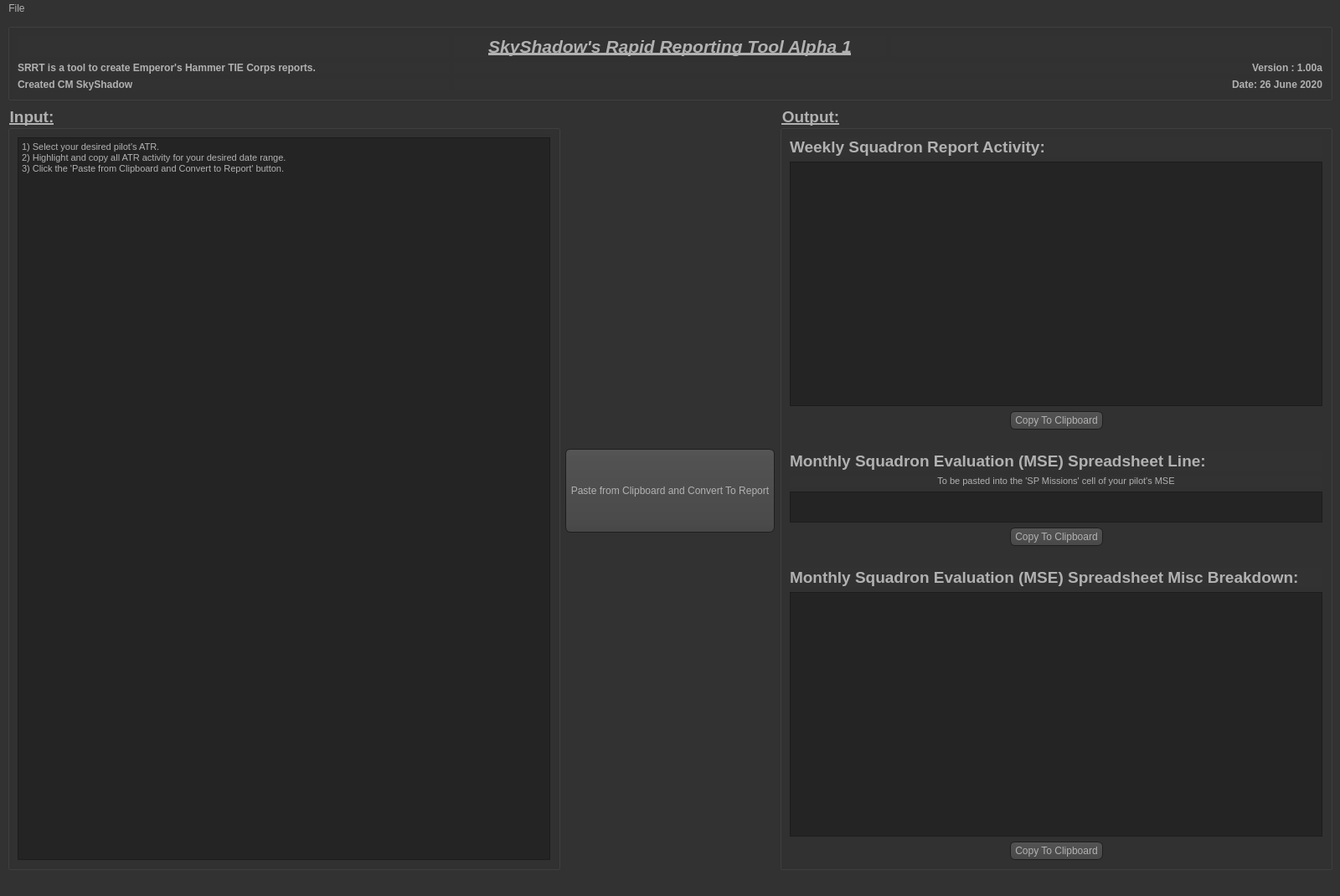
<?xml version="1.0" encoding="UTF-8"?>
<ui version="4.0">
 <class>MainWindow</class>
 <widget class="QMainWindow" name="MainWindow">
  <property name="geometry">
   <rect>
    <x>0</x>
    <y>0</y>
    <width>1600</width>
    <height>1070</height>
   </rect>
  </property>
  <property name="windowTitle">
   <string>SkyShadow's Rapid Reporting Tool</string>
  </property>
  <property name="windowIcon">
   <iconset resource="resource.qrc">
    <normaloff>:/icons/icon.png</normaloff>:/icons/icon.png</iconset>
  </property>
  <property name="styleSheet">
   <string notr="true">QToolTip
{
     border: 1px solid black;
     background-color: #ffa02f;
     padding: 1px;
     border-radius: 3px;
     opacity: 100;
}

QWidget
{
    color: #b1b1b1;
    background-color: #323232;
}

QWidget:item:hover
{
    background-color: QLinearGradient( x1: 0, y1: 0, x2: 0, y2: 1, stop: 0 #ffa02f, stop: 1 #ca0619);
    color: #000000;
}

QWidget:item:selected
{
    background-color: QLinearGradient( x1: 0, y1: 0, x2: 0, y2: 1, stop: 0 #ffa02f, stop: 1 #d7801a);
}

QMenuBar::item
{
    background: transparent;
}

QMenuBar::item:selected
{
    background: transparent;
    border: 1px solid #ffaa00;
}

QMenuBar::item:pressed
{
    background: #444;
    border: 1px solid #000;
    background-color: QLinearGradient(
        x1:0, y1:0,
        x2:0, y2:1,
        stop:1 #212121,
        stop:0.4 #343434/*,
        stop:0.2 #343434,
        stop:0.1 #ffaa00*/
    );
    margin-bottom:-1px;
    padding-bottom:1px;
}

QMenu
{
    border: 1px solid #000;
}

QMenu::item
{
    padding: 2px 20px 2px 20px;
}

QMenu::item:selected
{
    color: #000000;
}

QWidget:disabled
{
    color: #404040;
    background-color: #323232;
}

QAbstractItemView
{
    background-color: QLinearGradient( x1: 0, y1: 0, x2: 0, y2: 1, stop: 0 #4d4d4d, stop: 0.1 #646464, stop: 1 #5d5d5d);
}

QWidget:focus
{
    /*border: 2px solid QLinearGradient( x1: 0, y1: 0, x2: 0, y2: 1, stop: 0 #ffa02f, stop: 1 #d7801a);*/
}

QLineEdit
{
    background-color: QLinearGradient( x1: 0, y1: 0, x2: 0, y2: 1, stop: 0 #4d4d4d, stop: 0 #646464, stop: 1 #5d5d5d);
    padding: 1px;
    border-style: solid;
    border: 1px solid #1e1e1e;
    border-radius: 5;
}

QPushButton
{
    color: #b1b1b1;
    background-color: QLinearGradient( x1: 0, y1: 0, x2: 0, y2: 1, stop: 0 #565656, stop: 0.1 #525252, stop: 0.5 #4e4e4e, stop: 0.9 #4a4a4a, stop: 1 #464646);
    border-width: 1px;
    border-color: #1e1e1e;
    border-style: solid;
    border-radius: 6;
    padding: 3px;
    font-size: 12px;
    padding-left: 5px;
    padding-right: 5px;
}

QPushButton:pressed
{
    background-color: QLinearGradient( x1: 0, y1: 0, x2: 0, y2: 1, stop: 0 #2d2d2d, stop: 0.1 #2b2b2b, stop: 0.5 #292929, stop: 0.9 #282828, stop: 1 #252525);
}

QComboBox
{
    selection-background-color: #ffaa00;
    background-color: QLinearGradient( x1: 0, y1: 0, x2: 0, y2: 1, stop: 0 #565656, stop: 0.1 #525252, stop: 0.5 #4e4e4e, stop: 0.9 #4a4a4a, stop: 1 #464646);
    border-style: solid;
    border: 1px solid #1e1e1e;
    border-radius: 5;
}

QComboBox:hover,QPushButton:hover
{
    border: 2px solid QLinearGradient( x1: 0, y1: 0, x2: 0, y2: 1, stop: 0 #ffa02f, stop: 1 #d7801a);
}


QComboBox:on
{
    padding-top: 3px;
    padding-left: 4px;
    background-color: QLinearGradient( x1: 0, y1: 0, x2: 0, y2: 1, stop: 0 #2d2d2d, stop: 0.1 #2b2b2b, stop: 0.5 #292929, stop: 0.9 #282828, stop: 1 #252525);
    selection-background-color: #ffaa00;
}

QComboBox QAbstractItemView
{
    border: 2px solid darkgray;
    selection-background-color: QLinearGradient( x1: 0, y1: 0, x2: 0, y2: 1, stop: 0 #ffa02f, stop: 1 #d7801a);
}

QComboBox::drop-down
{
     subcontrol-origin: padding;
     subcontrol-position: top right;
     width: 15px;

     border-left-width: 0px;
     border-left-color: darkgray;
     border-left-style: solid; /* just a single line */
     border-top-right-radius: 3px; /* same radius as the QComboBox */
     border-bottom-right-radius: 3px;
 }

QComboBox::down-arrow
{
     image: url(:/down_arrow.png);
}

QGroupBox:focus
{
border: 2px solid QLinearGradient( x1: 0, y1: 0, x2: 0, y2: 1, stop: 0 #ffa02f, stop: 1 #d7801a);
}

QTextEdit:focus
{
    border: 2px solid QLinearGradient( x1: 0, y1: 0, x2: 0, y2: 1, stop: 0 #ffa02f, stop: 1 #d7801a);
}

QScrollBar:horizontal {
     border: 1px solid #222222;
     background: QLinearGradient( x1: 0, y1: 0, x2: 0, y2: 1, stop: 0.0 #121212, stop: 0.2 #282828, stop: 1 #484848);
     height: 7px;
     margin: 0px 16px 0 16px;
}

QScrollBar::handle:horizontal
{
      background: QLinearGradient( x1: 0, y1: 0, x2: 1, y2: 0, stop: 0 #ffa02f, stop: 0.5 #d7801a, stop: 1 #ffa02f);
      min-height: 20px;
      border-radius: 2px;
}

QScrollBar::add-line:horizontal {
      border: 1px solid #1b1b19;
      border-radius: 2px;
      background: QLinearGradient( x1: 0, y1: 0, x2: 1, y2: 0, stop: 0 #ffa02f, stop: 1 #d7801a);
      width: 14px;
      subcontrol-position: right;
      subcontrol-origin: margin;
}

QScrollBar::sub-line:horizontal {
      border: 1px solid #1b1b19;
      border-radius: 2px;
      background: QLinearGradient( x1: 0, y1: 0, x2: 1, y2: 0, stop: 0 #ffa02f, stop: 1 #d7801a);
      width: 14px;
     subcontrol-position: left;
     subcontrol-origin: margin;
}

QScrollBar::right-arrow:horizontal, QScrollBar::left-arrow:horizontal
{
      border: 1px solid black;
      width: 1px;
      height: 1px;
      background: white;
}

QScrollBar::add-page:horizontal, QScrollBar::sub-page:horizontal
{
      background: none;
}

QScrollBar:vertical
{
      background: QLinearGradient( x1: 0, y1: 0, x2: 1, y2: 0, stop: 0.0 #121212, stop: 0.2 #282828, stop: 1 #484848);
      width: 7px;
      margin: 16px 0 16px 0;
      border: 1px solid #222222;
}

QScrollBar::handle:vertical
{
      background: QLinearGradient( x1: 0, y1: 0, x2: 0, y2: 1, stop: 0 #ffa02f, stop: 0.5 #d7801a, stop: 1 #ffa02f);
      min-height: 20px;
      border-radius: 2px;
}

QScrollBar::add-line:vertical
{
      border: 1px solid #1b1b19;
      border-radius: 2px;
      background: QLinearGradient( x1: 0, y1: 0, x2: 0, y2: 1, stop: 0 #ffa02f, stop: 1 #d7801a);
      height: 14px;
      subcontrol-position: bottom;
      subcontrol-origin: margin;
}

QScrollBar::sub-line:vertical
{
      border: 1px solid #1b1b19;
      border-radius: 2px;
      background: QLinearGradient( x1: 0, y1: 0, x2: 0, y2: 1, stop: 0 #d7801a, stop: 1 #ffa02f);
      height: 14px;
      subcontrol-position: top;
      subcontrol-origin: margin;
}

QScrollBar::up-arrow:vertical, QScrollBar::down-arrow:vertical
{
      border: 1px solid black;
      width: 1px;
      height: 1px;
      background: white;
}


QScrollBar::add-page:vertical, QScrollBar::sub-page:vertical
{
      background: none;
}

QTextEdit
{
    background-color: #242424;
}

QPlainTextEdit
{
    background-color: #242424;
}

QHeaderView::section
{
    background-color: QLinearGradient(x1:0, y1:0, x2:0, y2:1, stop:0 #616161, stop: 0.5 #505050, stop: 0.6 #434343, stop:1 #656565);
    color: white;
    padding-left: 4px;
    border: 1px solid #6c6c6c;
}

QCheckBox:disabled
{
color: #414141;
}

QDockWidget::title
{
    text-align: center;
    spacing: 3px; /* spacing between items in the tool bar */
    background-color: QLinearGradient(x1:0, y1:0, x2:0, y2:1, stop:0 #323232, stop: 0.5 #242424, stop:1 #323232);
}

QDockWidget::close-button, QDockWidget::float-button
{
    text-align: center;
    spacing: 1px; /* spacing between items in the tool bar */
    background-color: QLinearGradient(x1:0, y1:0, x2:0, y2:1, stop:0 #323232, stop: 0.5 #242424, stop:1 #323232);
}

QDockWidget::close-button:hover, QDockWidget::float-button:hover
{
    background: #242424;
}

QDockWidget::close-button:pressed, QDockWidget::float-button:pressed
{
    padding: 1px -1px -1px 1px;
}

QMainWindow::separator
{
    background-color: QLinearGradient(x1:0, y1:0, x2:0, y2:1, stop:0 #161616, stop: 0.5 #151515, stop: 0.6 #212121, stop:1 #343434);
    color: white;
    padding-left: 4px;
    border: 1px solid #4c4c4c;
    spacing: 3px; /* spacing between items in the tool bar */
}

QMainWindow::separator:hover
{

    background-color: QLinearGradient(x1:0, y1:0, x2:0, y2:1, stop:0 #d7801a, stop:0.5 #b56c17 stop:1 #ffa02f);
    color: white;
    padding-left: 4px;
    border: 1px solid #6c6c6c;
    spacing: 3px; /* spacing between items in the tool bar */
}

QToolBar::handle
{
     spacing: 3px; /* spacing between items in the tool bar */
     background: url(:/images/handle.png);
}

QMenu::separator
{
    height: 2px;
    background-color: QLinearGradient(x1:0, y1:0, x2:0, y2:1, stop:0 #161616, stop: 0.5 #151515, stop: 0.6 #212121, stop:1 #343434);
    color: white;
    padding-left: 4px;
    margin-left: 10px;
    margin-right: 5px;
}

QProgressBar
{
    border: 2px solid grey;
    border-radius: 5px;
    text-align: center;
}

QProgressBar::chunk
{
    background-color: #d7801a;
    width: 2.15px;
    margin: 0.5px;
}

QTabBar::tab {
    color: #b1b1b1;
    border: 1px solid #444;
    border-bottom-style: none;
    background-color: #323232;
    padding-left: 10px;
    padding-right: 10px;
    padding-top: 3px;
    padding-bottom: 2px;
    margin-right: -1px;
}

QTabWidget::pane {
    border: 1px solid #444;
    top: 1px;
}

QTabBar::tab:last
{
    margin-right: 0; /* the last selected tab has nothing to overlap with on the right */
    border-top-right-radius: 3px;
}

QTabBar::tab:first:!selected
{
 margin-left: 0px; /* the last selected tab has nothing to overlap with on the right */


    border-top-left-radius: 3px;
}

QTabBar::tab:!selected
{
    color: #b1b1b1;
    border-bottom-style: solid;
    margin-top: 3px;
    background-color: QLinearGradient(x1:0, y1:0, x2:0, y2:1, stop:1 #212121, stop:.4 #343434);
}

QTabBar::tab:selected
{
    border-top-left-radius: 3px;
    border-top-right-radius: 3px;
    margin-bottom: 0px;
}

QTabBar::tab:!selected:hover
{
    /*border-top: 2px solid #ffaa00;
    padding-bottom: 3px;*/
    border-top-left-radius: 3px;
    border-top-right-radius: 3px;
    background-color: QLinearGradient(x1:0, y1:0, x2:0, y2:1, stop:1 #212121, stop:0.4 #343434, stop:0.2 #343434, stop:0.1 #ffaa00);
}

QRadioButton::indicator:checked, QRadioButton::indicator:unchecked{
    color: #b1b1b1;
    background-color: #323232;
    border: 1px solid #b1b1b1;
    border-radius: 6px;
}

QRadioButton::indicator:checked
{
    background-color: qradialgradient(
        cx: 0.5, cy: 0.5,
        fx: 0.5, fy: 0.5,
        radius: 1.0,
        stop: 0.25 #ffaa00,
        stop: 0.3 #323232
    );
}

QCheckBox::indicator{
    color: #b1b1b1;
    background-color: #323232;
    border: 1px solid #b1b1b1;
    width: 9px;
    height: 9px;
}

QRadioButton::indicator
{
    border-radius: 6px;
}

QRadioButton::indicator:hover, QCheckBox::indicator:hover
{
    border: 1px solid #ffaa00;
}

QCheckBox::indicator:checked
{
    image:url(:/images/checkbox.png);
}

QCheckBox::indicator:disabled, QRadioButton::indicator:disabled
{
    border: 1px solid #444;
}</string>
  </property>
  <widget class="QWidget" name="centralwidget">
   <layout class="QGridLayout" name="gridLayout_4">
    <item row="2" column="1">
     <widget class="QPushButton" name="btnConvert">
      <property name="minimumSize">
       <size>
        <width>150</width>
        <height>100</height>
       </size>
      </property>
      <property name="font">
       <font>
        <pointsize>-1</pointsize>
       </font>
      </property>
      <property name="text">
       <string>Paste from Clipboard and Convert To Report</string>
      </property>
     </widget>
    </item>
    <item row="0" column="0" colspan="3">
     <widget class="QGroupBox" name="groupBox_3">
      <property name="title">
       <string/>
      </property>
      <layout class="QGridLayout" name="gridLayout_3">
       <item row="3" column="0">
        <widget class="QLabel" name="label_2">
         <property name="maximumSize">
          <size>
           <width>16777215</width>
           <height>25</height>
          </size>
         </property>
         <property name="font">
          <font>
           <pointsize>9</pointsize>
           <weight>75</weight>
           <bold>true</bold>
          </font>
         </property>
         <property name="text">
          <string>SRRT is a tool to create Emperor's Hammer TIE Corps reports.</string>
         </property>
        </widget>
       </item>
       <item row="4" column="0">
        <widget class="QLabel" name="label_6">
         <property name="maximumSize">
          <size>
           <width>16777215</width>
           <height>25</height>
          </size>
         </property>
         <property name="font">
          <font>
           <pointsize>9</pointsize>
           <weight>75</weight>
           <bold>true</bold>
          </font>
         </property>
         <property name="text">
          <string>Created CM SkyShadow</string>
         </property>
        </widget>
       </item>
       <item row="0" column="1">
        <widget class="QLabel" name="label">
         <property name="maximumSize">
          <size>
           <width>16777215</width>
           <height>35</height>
          </size>
         </property>
         <property name="font">
          <font>
           <family>Arial</family>
           <pointsize>16</pointsize>
           <weight>75</weight>
           <italic>true</italic>
           <bold>true</bold>
           <underline>true</underline>
          </font>
         </property>
         <property name="text">
          <string>SkyShadow's Rapid Reporting Tool Alpha 1</string>
         </property>
         <property name="alignment">
          <set>Qt::AlignCenter</set>
         </property>
        </widget>
       </item>
       <item row="0" column="0">
        <widget class="QLabel" name="label_10">
         <property name="text">
          <string/>
         </property>
         <property name="pixmap">
          <pixmap resource="resource.qrc">:/icons/tclogo.png</pixmap>
         </property>
        </widget>
       </item>
       <item row="3" column="1" colspan="2">
        <widget class="QLabel" name="label_7">
         <property name="maximumSize">
          <size>
           <width>16777215</width>
           <height>25</height>
          </size>
         </property>
         <property name="font">
          <font>
           <pointsize>9</pointsize>
           <weight>75</weight>
           <bold>true</bold>
          </font>
         </property>
         <property name="text">
          <string>Version : 1.00a</string>
         </property>
         <property name="alignment">
          <set>Qt::AlignRight|Qt::AlignTrailing|Qt::AlignVCenter</set>
         </property>
        </widget>
       </item>
       <item row="4" column="1" colspan="2">
        <widget class="QLabel" name="label_8">
         <property name="maximumSize">
          <size>
           <width>16777215</width>
           <height>25</height>
          </size>
         </property>
         <property name="font">
          <font>
           <pointsize>9</pointsize>
           <weight>75</weight>
           <bold>true</bold>
          </font>
         </property>
         <property name="text">
          <string>Date: 26 June 2020</string>
         </property>
         <property name="alignment">
          <set>Qt::AlignRight|Qt::AlignTrailing|Qt::AlignVCenter</set>
         </property>
        </widget>
       </item>
       <item row="0" column="2">
        <widget class="QLabel" name="label_11">
         <property name="maximumSize">
          <size>
           <width>16777215</width>
           <height>137</height>
          </size>
         </property>
         <property name="text">
          <string/>
         </property>
         <property name="pixmap">
          <pixmap resource="resource.qrc">:/icons/eh.png</pixmap>
         </property>
         <property name="alignment">
          <set>Qt::AlignRight|Qt::AlignTrailing|Qt::AlignVCenter</set>
         </property>
        </widget>
       </item>
      </layout>
     </widget>
    </item>
    <item row="1" column="1">
     <spacer name="verticalSpacer_2">
      <property name="orientation">
       <enum>Qt::Vertical</enum>
      </property>
      <property name="sizeHint" stdset="0">
       <size>
        <width>20</width>
        <height>40</height>
       </size>
      </property>
     </spacer>
    </item>
    <item row="1" column="2" rowspan="3">
     <widget class="QGroupBox" name="groupBox_2">
      <property name="font">
       <font>
        <family>Arial</family>
        <pointsize>14</pointsize>
        <weight>75</weight>
        <bold>true</bold>
        <underline>true</underline>
       </font>
      </property>
      <property name="title">
       <string>Output:</string>
      </property>
      <layout class="QGridLayout" name="gridLayout_2">
       <item row="3" column="0">
        <spacer name="horizontalSpacer_4">
         <property name="orientation">
          <enum>Qt::Horizontal</enum>
         </property>
         <property name="sizeHint" stdset="0">
          <size>
           <width>40</width>
           <height>20</height>
          </size>
         </property>
        </spacer>
       </item>
       <item row="13" column="1">
        <widget class="QPushButton" name="btnCopyMSEMisc">
         <property name="font">
          <font>
           <pointsize>-1</pointsize>
          </font>
         </property>
         <property name="text">
          <string>Copy To Clipboard</string>
         </property>
        </widget>
       </item>
       <item row="3" column="1">
        <widget class="QPushButton" name="btnCopyWSR">
         <property name="maximumSize">
          <size>
           <width>150</width>
           <height>16777215</height>
          </size>
         </property>
         <property name="font">
          <font>
           <pointsize>-1</pointsize>
          </font>
         </property>
         <property name="text">
          <string>Copy To Clipboard</string>
         </property>
        </widget>
       </item>
       <item row="3" column="2">
        <spacer name="horizontalSpacer_3">
         <property name="orientation">
          <enum>Qt::Horizontal</enum>
         </property>
         <property name="sizeHint" stdset="0">
          <size>
           <width>40</width>
           <height>20</height>
          </size>
         </property>
        </spacer>
       </item>
       <item row="4" column="0" colspan="3">
        <spacer name="horizontalSpacer_2">
         <property name="orientation">
          <enum>Qt::Horizontal</enum>
         </property>
         <property name="sizeHint" stdset="0">
          <size>
           <width>40</width>
           <height>20</height>
          </size>
         </property>
        </spacer>
       </item>
       <item row="1" column="0" colspan="3">
        <widget class="QTextEdit" name="teOutputWSR">
         <property name="font">
          <font>
           <family>Arial</family>
           <pointsize>8</pointsize>
           <weight>50</weight>
           <bold>false</bold>
           <underline>false</underline>
          </font>
         </property>
         <property name="acceptRichText">
          <bool>false</bool>
         </property>
        </widget>
       </item>
       <item row="12" column="0" colspan="3">
        <widget class="QTextEdit" name="teOutputMSEMisc">
         <property name="font">
          <font>
           <family>Arial</family>
           <pointsize>8</pointsize>
           <weight>50</weight>
           <bold>false</bold>
           <underline>false</underline>
          </font>
         </property>
         <property name="acceptRichText">
          <bool>false</bool>
         </property>
        </widget>
       </item>
       <item row="11" column="0" colspan="3">
        <widget class="QLabel" name="label_5">
         <property name="font">
          <font>
           <family>Arial</family>
           <pointsize>14</pointsize>
           <weight>75</weight>
           <bold>true</bold>
           <underline>false</underline>
          </font>
         </property>
         <property name="text">
          <string>Monthly Squadron Evaluation (MSE) Spreadsheet Misc Breakdown:</string>
         </property>
         <property name="wordWrap">
          <bool>false</bool>
         </property>
        </widget>
       </item>
       <item row="5" column="0" colspan="3">
        <widget class="QLabel" name="label_4">
         <property name="font">
          <font>
           <family>Arial</family>
           <pointsize>14</pointsize>
           <weight>75</weight>
           <bold>true</bold>
           <underline>false</underline>
          </font>
         </property>
         <property name="text">
          <string>Monthly Squadron Evaluation (MSE) Spreadsheet Line:</string>
         </property>
         <property name="wordWrap">
          <bool>true</bool>
         </property>
        </widget>
       </item>
       <item row="10" column="0" colspan="3">
        <spacer name="horizontalSpacer">
         <property name="orientation">
          <enum>Qt::Horizontal</enum>
         </property>
         <property name="sizeHint" stdset="0">
          <size>
           <width>40</width>
           <height>20</height>
          </size>
         </property>
        </spacer>
       </item>
       <item row="0" column="0" colspan="3">
        <widget class="QLabel" name="label_3">
         <property name="font">
          <font>
           <family>Arial</family>
           <pointsize>14</pointsize>
           <weight>75</weight>
           <bold>true</bold>
           <underline>false</underline>
          </font>
         </property>
         <property name="text">
          <string>Weekly Squadron Report Activity:</string>
         </property>
         <property name="wordWrap">
          <bool>false</bool>
         </property>
        </widget>
       </item>
       <item row="8" column="0" colspan="3">
        <widget class="QTextEdit" name="teOutputMSE">
         <property name="maximumSize">
          <size>
           <width>16777215</width>
           <height>37</height>
          </size>
         </property>
         <property name="font">
          <font>
           <family>Arial</family>
           <pointsize>8</pointsize>
           <weight>50</weight>
           <bold>false</bold>
           <underline>false</underline>
          </font>
         </property>
         <property name="acceptRichText">
          <bool>false</bool>
         </property>
        </widget>
       </item>
       <item row="9" column="1">
        <widget class="QPushButton" name="btnCopyMSE">
         <property name="font">
          <font>
           <pointsize>-1</pointsize>
          </font>
         </property>
         <property name="text">
          <string>Copy To Clipboard</string>
         </property>
        </widget>
       </item>
       <item row="6" column="0" colspan="3">
        <widget class="QLabel" name="label_9">
         <property name="font">
          <font>
           <pointsize>8</pointsize>
           <weight>50</weight>
           <bold>false</bold>
           <underline>false</underline>
          </font>
         </property>
         <property name="text">
          <string>To be pasted into the 'SP Missions' cell of your pilot's MSE</string>
         </property>
         <property name="alignment">
          <set>Qt::AlignCenter</set>
         </property>
        </widget>
       </item>
      </layout>
      <zorder>label_4</zorder>
      <zorder>teOutputMSEMisc</zorder>
      <zorder>teOutputMSE</zorder>
      <zorder>btnCopyMSE</zorder>
      <zorder>btnCopyMSEMisc</zorder>
      <zorder>teOutputWSR</zorder>
      <zorder>label_5</zorder>
      <zorder>label_3</zorder>
      <zorder>horizontalSpacer_2</zorder>
      <zorder>horizontalSpacer</zorder>
      <zorder>btnCopyWSR</zorder>
      <zorder>horizontalSpacer_3</zorder>
      <zorder>horizontalSpacer_4</zorder>
      <zorder>label_9</zorder>
     </widget>
    </item>
    <item row="1" column="0" rowspan="3">
     <widget class="QGroupBox" name="groupBox">
      <property name="font">
       <font>
        <family>Arial</family>
        <pointsize>14</pointsize>
        <weight>75</weight>
        <bold>true</bold>
        <underline>true</underline>
       </font>
      </property>
      <property name="title">
       <string>Input:</string>
      </property>
      <layout class="QGridLayout" name="gridLayout">
       <item row="0" column="1">
        <widget class="QTextEdit" name="teInput">
         <property name="font">
          <font>
           <family>Arial</family>
           <pointsize>8</pointsize>
           <weight>50</weight>
           <bold>false</bold>
           <underline>false</underline>
          </font>
         </property>
         <property name="html">
          <string>&lt;!DOCTYPE HTML PUBLIC &quot;-//W3C//DTD HTML 4.0//EN&quot; &quot;http://www.w3.org/TR/REC-html40/strict.dtd&quot;&gt;
&lt;html&gt;&lt;head&gt;&lt;meta name=&quot;qrichtext&quot; content=&quot;1&quot; /&gt;&lt;style type=&quot;text/css&quot;&gt;
p, li { white-space: pre-wrap; }
&lt;/style&gt;&lt;/head&gt;&lt;body style=&quot; font-family:'Arial'; font-size:8pt; font-weight:400; font-style:normal;&quot;&gt;
&lt;p style=&quot; margin-top:0px; margin-bottom:0px; margin-left:0px; margin-right:0px; -qt-block-indent:0; text-indent:0px;&quot;&gt;1) Select your desired pilot's ATR.&lt;/p&gt;
&lt;p style=&quot; margin-top:0px; margin-bottom:0px; margin-left:0px; margin-right:0px; -qt-block-indent:0; text-indent:0px;&quot;&gt;2) Highlight and copy all ATR activity for your desired date range.&lt;/p&gt;
&lt;p style=&quot; margin-top:0px; margin-bottom:0px; margin-left:0px; margin-right:0px; -qt-block-indent:0; text-indent:0px;&quot;&gt;3) Click the 'Paste from Clipboard and Convert to Report' button.&lt;/p&gt;
&lt;p style=&quot;-qt-paragraph-type:empty; margin-top:0px; margin-bottom:0px; margin-left:0px; margin-right:0px; -qt-block-indent:0; text-indent:0px;&quot;&gt;&lt;br /&gt;&lt;/p&gt;&lt;/body&gt;&lt;/html&gt;</string>
         </property>
         <property name="acceptRichText">
          <bool>false</bool>
         </property>
        </widget>
       </item>
      </layout>
     </widget>
    </item>
    <item row="3" column="1">
     <spacer name="verticalSpacer">
      <property name="orientation">
       <enum>Qt::Vertical</enum>
      </property>
      <property name="sizeHint" stdset="0">
       <size>
        <width>20</width>
        <height>40</height>
       </size>
      </property>
     </spacer>
    </item>
   </layout>
  </widget>
  <widget class="QStatusBar" name="statusbar"/>
  <widget class="QMenuBar" name="menubar">
   <property name="geometry">
    <rect>
     <x>0</x>
     <y>0</y>
     <width>1600</width>
     <height>21</height>
    </rect>
   </property>
   <widget class="QMenu" name="menuFile">
    <property name="title">
     <string>File</string>
    </property>
    <addaction name="actionExit"/>
   </widget>
   <addaction name="menuFile"/>
  </widget>
  <action name="actionExit">
   <property name="text">
    <string>Exit (Alt-F4)</string>
   </property>
  </action>
 </widget>
 <tabstops>
  <tabstop>teOutputWSR</tabstop>
  <tabstop>teOutputMSE</tabstop>
  <tabstop>btnCopyMSE</tabstop>
  <tabstop>teOutputMSEMisc</tabstop>
  <tabstop>btnCopyMSEMisc</tabstop>
 </tabstops>
 <resources>
  <include location="resource.qrc"/>
 </resources>
 <connections/>
</ui>
